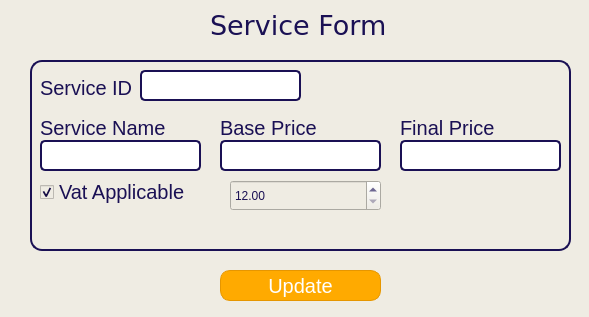
<?xml version="1.0" encoding="UTF-8"?>
<ui version="4.0">
 <class>Dialog</class>
 <widget class="QDialog" name="Dialog">
  <property name="geometry">
   <rect>
    <x>0</x>
    <y>0</y>
    <width>589</width>
    <height>317</height>
   </rect>
  </property>
  <property name="windowTitle">
   <string>Dialog</string>
  </property>
  <property name="styleSheet">
   <string notr="true">background-color: rgb(239, 236, 227);</string>
  </property>
  <widget class="QLabel" name="label">
   <property name="geometry">
    <rect>
     <x>210</x>
     <y>10</y>
     <width>231</width>
     <height>31</height>
    </rect>
   </property>
   <property name="font">
    <font>
     <family>Verdana</family>
     <pointsize>20</pointsize>
    </font>
   </property>
   <property name="styleSheet">
    <string notr="true">color: rgb(26, 16, 84);</string>
   </property>
   <property name="text">
    <string>Service Form</string>
   </property>
  </widget>
  <widget class="QPushButton" name="serviceFormUpdateBtn">
   <property name="geometry">
    <rect>
     <x>220</x>
     <y>270</y>
     <width>161</width>
     <height>31</height>
    </rect>
   </property>
   <property name="font">
    <font>
     <pointsize>15</pointsize>
    </font>
   </property>
   <property name="styleSheet">
    <string notr="true">QPushButton {
    background-color: rgb(255, 170, 0);   /* base */
    color: white;
    border: 1px solid rgb(230, 150, 0);
    border-radius: 10px;
}

QPushButton:hover {
    background-color: rgb(255, 185, 40);  
}

QPushButton:pressed {
    background-color: rgb(230, 150, 0);  
}
</string>
   </property>
   <property name="text">
    <string>Update</string>
   </property>
  </widget>
  <widget class="QFrame" name="accountFormFrame">
   <property name="geometry">
    <rect>
     <x>30</x>
     <y>60</y>
     <width>541</width>
     <height>191</height>
    </rect>
   </property>
   <property name="styleSheet">
    <string notr="true">#accountFormFrame {
        border: 2px solid #1A1054;
        border-radius: 12px;
    
    }</string>
   </property>
   <property name="frameShape">
    <enum>QFrame::Shape::StyledPanel</enum>
   </property>
   <property name="frameShadow">
    <enum>QFrame::Shadow::Raised</enum>
   </property>
   <widget class="QFrame" name="frame_2">
    <property name="geometry">
     <rect>
      <x>140</x>
      <y>310</y>
      <width>181</width>
      <height>321</height>
     </rect>
    </property>
    <property name="frameShape">
     <enum>QFrame::Shape::StyledPanel</enum>
    </property>
    <property name="frameShadow">
     <enum>QFrame::Shadow::Raised</enum>
    </property>
    <widget class="QWidget" name="verticalLayoutWidget_4">
     <property name="geometry">
      <rect>
       <x>10</x>
       <y>10</y>
       <width>160</width>
       <height>301</height>
      </rect>
     </property>
     <layout class="QVBoxLayout" name="verticalLayout_4">
      <item>
       <widget class="QLineEdit" name="fnameField_3">
        <property name="styleSheet">
         <string notr="true">color: rgb(26, 16, 84);</string>
        </property>
        <property name="placeholderText">
         <string>First Name</string>
        </property>
       </widget>
      </item>
      <item>
       <widget class="QLineEdit" name="mnameField_3">
        <property name="styleSheet">
         <string notr="true">color: rgb(26, 16, 84);</string>
        </property>
        <property name="placeholderText">
         <string>Middle Name</string>
        </property>
       </widget>
      </item>
      <item>
       <widget class="QLineEdit" name="lnameField_3">
        <property name="styleSheet">
         <string notr="true">color: rgb(26, 16, 84);</string>
        </property>
        <property name="placeholderText">
         <string>Last Name</string>
        </property>
       </widget>
      </item>
      <item>
       <widget class="QLineEdit" name="sexField_3">
        <property name="styleSheet">
         <string notr="true">color: rgb(26, 16, 84);</string>
        </property>
        <property name="placeholderText">
         <string>Sex</string>
        </property>
       </widget>
      </item>
      <item>
       <widget class="QDateEdit" name="birthdayField_3">
        <property name="styleSheet">
         <string notr="true">color: rgb(26, 16, 84);</string>
        </property>
        <property name="specialValueText">
         <string/>
        </property>
       </widget>
      </item>
      <item>
       <widget class="QLineEdit" name="roleField_3">
        <property name="styleSheet">
         <string notr="true">color: rgb(26, 16, 84);</string>
        </property>
        <property name="placeholderText">
         <string>Role</string>
        </property>
       </widget>
      </item>
      <item>
       <widget class="QDateEdit" name="datehiredfield_3">
        <property name="styleSheet">
         <string notr="true">color: rgb(26, 16, 84);</string>
        </property>
        <property name="specialValueText">
         <string/>
        </property>
       </widget>
      </item>
     </layout>
    </widget>
   </widget>
   <widget class="QLabel" name="label_7">
    <property name="geometry">
     <rect>
      <x>10</x>
      <y>20</y>
      <width>151</width>
      <height>16</height>
     </rect>
    </property>
    <property name="font">
     <font>
      <pointsize>15</pointsize>
     </font>
    </property>
    <property name="styleSheet">
     <string notr="true">color: rgb(26, 16, 84);</string>
    </property>
    <property name="text">
     <string>Service ID</string>
    </property>
   </widget>
   <widget class="QLineEdit" name="serviceIDField">
    <property name="geometry">
     <rect>
      <x>110</x>
      <y>10</y>
      <width>161</width>
      <height>31</height>
     </rect>
    </property>
    <property name="font">
     <font>
      <pointsize>12</pointsize>
     </font>
    </property>
    <property name="styleSheet">
     <string notr="true"> QLineEdit {
        border: 2px solid #1A1054;
        border-radius: 5px;
        padding: 3px;
	background-color: rgb(255, 255, 255);
    }</string>
    </property>
    <property name="readOnly">
     <bool>true</bool>
    </property>
   </widget>
   <widget class="QLineEdit" name="serviceNameField">
    <property name="geometry">
     <rect>
      <x>10</x>
      <y>80</y>
      <width>161</width>
      <height>31</height>
     </rect>
    </property>
    <property name="font">
     <font>
      <pointsize>12</pointsize>
     </font>
    </property>
    <property name="styleSheet">
     <string notr="true"> QLineEdit {
        border: 2px solid #1A1054;
        border-radius: 5px;
        padding: 3px;
background-color: rgb(255, 255, 255);
    }</string>
    </property>
   </widget>
   <widget class="QLineEdit" name="basePriceField_2">
    <property name="geometry">
     <rect>
      <x>190</x>
      <y>80</y>
      <width>161</width>
      <height>31</height>
     </rect>
    </property>
    <property name="font">
     <font>
      <pointsize>12</pointsize>
     </font>
    </property>
    <property name="styleSheet">
     <string notr="true"> QLineEdit {
        border: 2px solid #1A1054;
        border-radius: 5px;
        padding: 3px;
background-color: rgb(255, 255, 255);
    }</string>
    </property>
   </widget>
   <widget class="QLabel" name="label_8">
    <property name="geometry">
     <rect>
      <x>10</x>
      <y>60</y>
      <width>151</width>
      <height>16</height>
     </rect>
    </property>
    <property name="font">
     <font>
      <pointsize>15</pointsize>
     </font>
    </property>
    <property name="styleSheet">
     <string notr="true">color: rgb(26, 16, 84);</string>
    </property>
    <property name="text">
     <string>Service Name</string>
    </property>
   </widget>
   <widget class="QLabel" name="label_9">
    <property name="geometry">
     <rect>
      <x>190</x>
      <y>60</y>
      <width>151</width>
      <height>16</height>
     </rect>
    </property>
    <property name="font">
     <font>
      <pointsize>15</pointsize>
     </font>
    </property>
    <property name="styleSheet">
     <string notr="true">color: rgb(26, 16, 84);</string>
    </property>
    <property name="text">
     <string>Base Price</string>
    </property>
   </widget>
   <widget class="QCheckBox" name="vatCheckBox">
    <property name="geometry">
     <rect>
      <x>10</x>
      <y>120</y>
      <width>161</width>
      <height>24</height>
     </rect>
    </property>
    <property name="font">
     <font>
      <pointsize>15</pointsize>
     </font>
    </property>
    <property name="styleSheet">
     <string notr="true">color: rgb(26, 16, 84);</string>
    </property>
    <property name="text">
     <string>Vat Applicable</string>
    </property>
    <property name="iconSize">
     <size>
      <width>16</width>
      <height>16</height>
     </size>
    </property>
    <property name="checked">
     <bool>true</bool>
    </property>
   </widget>
   <widget class="QDoubleSpinBox" name="vatRateField">
    <property name="enabled">
     <bool>true</bool>
    </property>
    <property name="geometry">
     <rect>
      <x>200</x>
      <y>120</y>
      <width>151</width>
      <height>31</height>
     </rect>
    </property>
    <property name="styleSheet">
     <string notr="true">color: rgb(26, 16, 84);</string>
    </property>
    <property name="minimum">
     <double>12.000000000000000</double>
    </property>
    <property name="maximum">
     <double>100.000000000000000</double>
    </property>
   </widget>
   <widget class="QLabel" name="label_11">
    <property name="geometry">
     <rect>
      <x>370</x>
      <y>60</y>
      <width>151</width>
      <height>16</height>
     </rect>
    </property>
    <property name="font">
     <font>
      <pointsize>15</pointsize>
     </font>
    </property>
    <property name="styleSheet">
     <string notr="true">color: rgb(26, 16, 84);</string>
    </property>
    <property name="text">
     <string>Final Price</string>
    </property>
   </widget>
   <widget class="QLineEdit" name="finalPriceDisplay">
    <property name="geometry">
     <rect>
      <x>370</x>
      <y>80</y>
      <width>161</width>
      <height>31</height>
     </rect>
    </property>
    <property name="font">
     <font>
      <pointsize>12</pointsize>
     </font>
    </property>
    <property name="styleSheet">
     <string notr="true"> QLineEdit {
        border: 2px solid #1A1054;
        border-radius: 5px;
        padding: 3px;
background-color: rgb(255, 255, 255);
    }</string>
    </property>
   </widget>
  </widget>
 </widget>
 <resources/>
 <connections/>
</ui>
